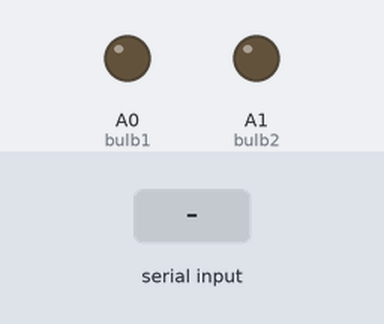
Recording of a sketch running on a simulated Arduino Uno, built with avr-gcc and run on an emulated ATmega328P. On the bench: output pins drawn as LEDs (lit = HIGH). Inputs (shaded band) come from the test bench.

Above: at 1.2 s.
1.3 s: "1" received over Serial
At 2.1 s:
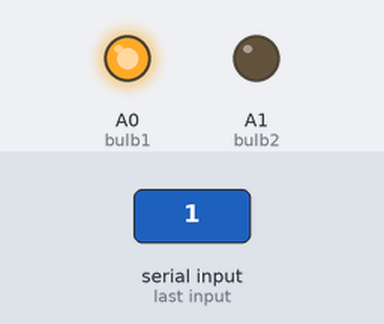
2.8 s: "3" received over Serial
At 3.3 s:
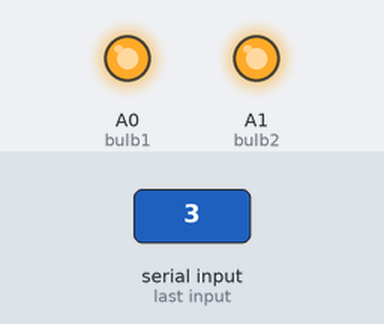
4.3 s: "2" received over Serial
At 5.5 s:
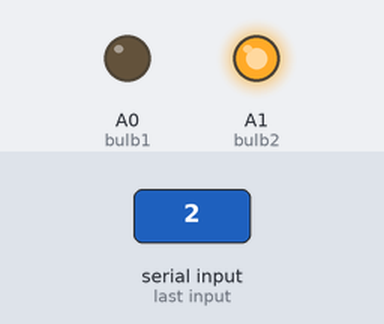
5.8 s: "4" received over Serial
At 6.7 s:
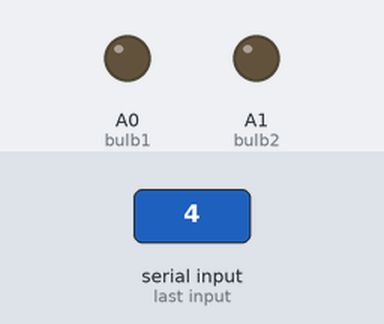
Timing chart, 0 to 8.3 s (numbered marks = the images above; inputs shaded):
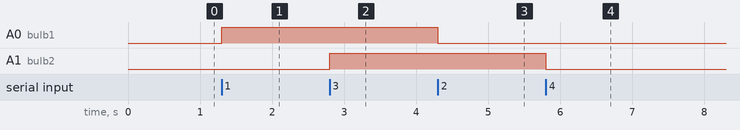

Measured:
- after the input at 1.3 s, A0 (bulb1): LOW → HIGH at once
- after the input at 2.8 s, A1 (bulb2): LOW → HIGH at once
- after the input at 4.3 s, A0 (bulb1): HIGH → LOW at once
- after the input at 5.8 s, A1 (bulb2): HIGH → LOW at once

The sketch:

NNDL.ino
```cpp
int bulb1 = A0; // Pin for bulb 1
int bulb2 = A1; // Pin for bulb 2

void setup() {
  // Set bulb pins as outputs
  pinMode(bulb1, OUTPUT);
  pinMode(bulb2, OUTPUT);

  // Start serial communication
  Serial.begin(9600);
}

void loop() {
  // Wait for serial input
  while (Serial.available() == 0) {}

  // Read serial input
  char cmd = Serial.read();

  // Turn on/off bulbs based on serial input
  if (cmd == '1') {
    digitalWrite(bulb1, HIGH);
  } else if (cmd == '2') {
    digitalWrite(bulb1, LOW);
  } else if (cmd == '3') {
    digitalWrite(bulb2, HIGH);
  } else if (cmd == '4') {
    digitalWrite(bulb2, LOW);
  }
}
```
